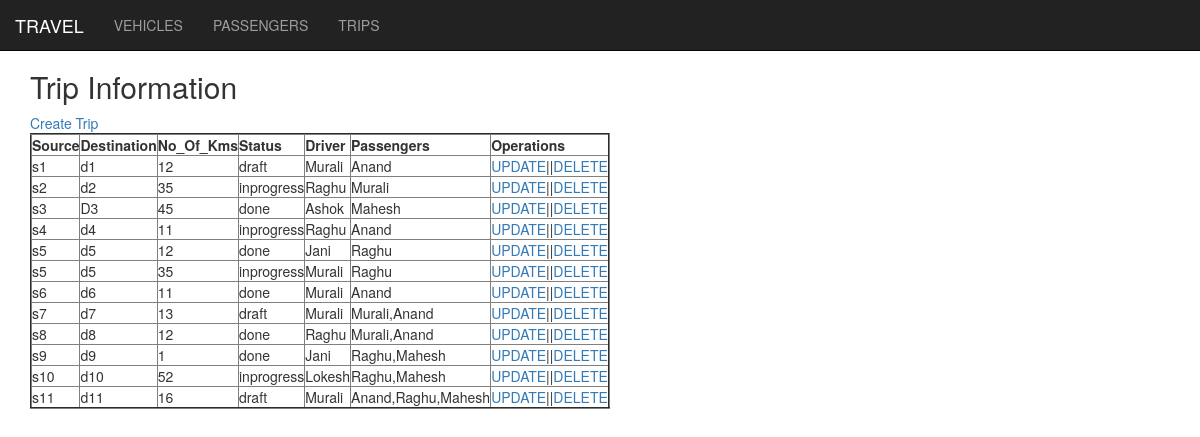
/bus/trip1/, run on an earlier commit of the app's database.
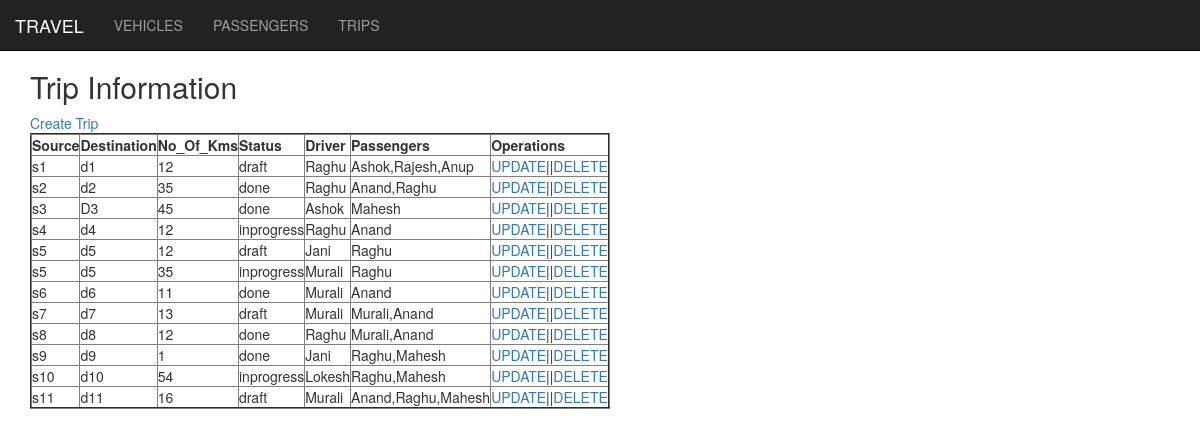
And on a later commit of the database.
### bus/models.py (models this page shows)
class Trip(models.Model):
	statuses = [("draft","draft"),("inprogress","inprogress"),("done","done")]
	source = models.CharField(max_length = 250)
	destination = models.CharField(max_length = 250)
	no_of_kms = models.IntegerField()
	status = models.CharField(max_length = 250,choices=statuses)
	driver = models.ForeignKey(Passenger,on_delete=models.PROTECT)
	Passengers = models.ManyToManyField(Passenger,related_name = 'trip_passengers')
	def get_passengers(self):
		return[i.name for i in self.Passengers.all()]
	def get_passengers_str(self):
		return ",".join(self.get_passengers())

class Passenger(models.Model):
	name = models.CharField(max_length = 250)
	phone = models.CharField(max_length = 11)
	dob = models.DateField()
	address = models.TextField(blank=True,default="")
	is_driver = models.BooleanField(default = False)
	def __str__(self):
		return self.name

### bus/templates/bus/home3.html
{% extends "bus/base.html" %}
{% block content %}
	<h2>Trip Information</h2>
	<a href="/trip/trip_create">Create Trip</a>
	<table border="2">
		<tr>
			<th>Source</th>
			<th>Destination</th>
			<th>No_Of_Kms</th>
			<th>Status</th>
			<th>Driver</th>
			<th>Passengers</th>
			<th>Operations</th>
		</tr>
		{% for trip in data %}
		<tr>
			<td>{{trip.source}}</td>
			<td>{{trip.destination}}</td>
			<td>{{trip.no_of_kms}}</td>
			<td>{{trip.status}}</td>
			<td>{{trip.driver}}</td>
			<td>{{trip.get_passengers_str}}</td>
			<td><a href="/trip/trip_update/{{trip.id}}">UPDATE</a>||<a href="/trip/trip_delete/{{trip.id}}">DELETE</a></td>
		</tr>
		{% endfor %}
	</table>
{% endblock %}

### bus/templates/bus/base.html (shortened to what this page needs)
<!DOCTYPE html>
<html lang="en">
<head>
  <link rel="stylesheet" href="https://maxcdn.bootstrapcdn.com/bootstrap/3.4.1/css/bootstrap.min.css">
</head>
<body style="height:1500px">
<nav class="navbar navbar-inverse navbar-fixed-top">
  <div class="container-fluid">
    <div class="navbar-header">
      <a class="navbar-brand" href="#">TRAVEL</a>
    </div>
    <ul class="nav navbar-nav">
      <li><a href="/car/car1/">VEHICLES</a></li>
      <li><a href="/passenger/passenger1/">PASSENGERS</a></li>
      <li><a href="/trip/trip1/">TRIPS</a></li>
    </ul>
  </div>
</nav>
<div class="container" style="margin-top:50px">
  {% block content %}{% endblock %}
</div>
</body>
</html>

What changed in the data, as far as the page shows it:
changed Trip: driver "Murali" → "Raghu"; get_passengers_str "Anand" → "Ashok,Rajesh,Anup"
changed Trip: status "inprogress" → "done"; get_passengers_str "Murali" → "Anand,Raghu"
changed Trip (number 4 of 12 on the later page): no_of_kms "11" → "12"
changed Trip (number 5 of 12 on the later page): status "done" → "draft"
changed Trip "Lokesh": no_of_kms "52" → "54"
